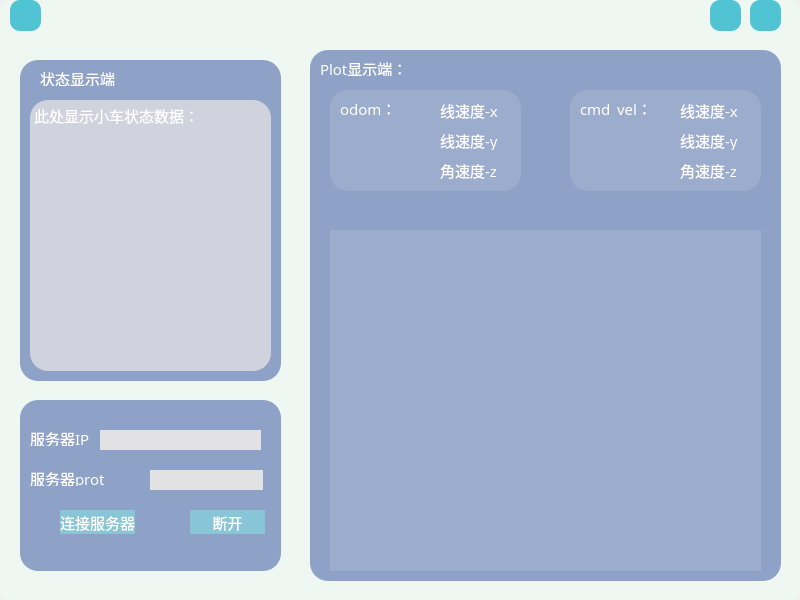
<?xml version="1.0" encoding="UTF-8"?>
<ui version="4.0">
 <class>MainWindow</class>
 <widget class="QMainWindow" name="MainWindow">
  <property name="geometry">
   <rect>
    <x>0</x>
    <y>0</y>
    <width>800</width>
    <height>600</height>
   </rect>
  </property>
  <property name="windowTitle">
   <string>MainWindow</string>
  </property>
  <widget class="QWidget" name="centralwidget">
   <widget class="QFrame" name="frame">
    <property name="geometry">
     <rect>
      <x>0</x>
      <y>0</y>
      <width>800</width>
      <height>601</height>
     </rect>
    </property>
    <property name="styleSheet">
     <string notr="true">*{
background:rgb(238, 247, 242);
font-size:15px;
font-family:Century Gothic,sans-serif;
}
QFrame#frame{
font-size:15px;
border-image : url(:/image/picture35.png);
}
QFrame{
font-size:15px;
border-radius:10px;
}
QPushButton{
background:rgba(255, 255, 255, 0);
color:#fff;
border-radius:15px;
}
QLineEdit{
border-radius:15px;
color:#03a9f4;
}
lineEdit_ip{
background:#03a9f4;
color:#fff;
border-radius:15px;
}
textBrowser{
background:rgb(238, 247, 242);
color:#fff;
border-radius:15px;
}</string>
    </property>
    <property name="frameShape">
     <enum>QFrame::StyledPanel</enum>
    </property>
    <property name="frameShadow">
     <enum>QFrame::Raised</enum>
    </property>
    <widget class="QFrame" name="frame_2">
     <property name="geometry">
      <rect>
       <x>310</x>
       <y>50</y>
       <width>471</width>
       <height>531</height>
      </rect>
     </property>
     <property name="styleSheet">
      <string notr="true">*{
background-color:rgba(255, 255, 255, 30);
font-size:15px;
font-family:Century Gothic,sans-serif;
}
QFrame#frame_2{
border-radius: 18px;
background-color:rgba(49, 78, 154, 130);
}
QFrame#frame_3{
border-radius: 18px;
}
QFrame#frame_4{
border-radius: 18px;
}
QLabel{
border-radius: 18px;
background-color:rgba(255, 255, 255, 0);
color:rgb(255, 255, 255)
}
QCheckBox{
border-radius: 18px;
background-color:rgba(255, 255, 255, 0);
color:rgb(255, 255, 255)
}

</string>
     </property>
     <property name="frameShape">
      <enum>QFrame::StyledPanel</enum>
     </property>
     <property name="frameShadow">
      <enum>QFrame::Raised</enum>
     </property>
     <widget class="PlotWidget" name="plotwidget" native="true">
      <property name="geometry">
       <rect>
        <x>20</x>
        <y>180</y>
        <width>431</width>
        <height>341</height>
       </rect>
      </property>
      <property name="sizePolicy">
       <sizepolicy hsizetype="Preferred" vsizetype="Preferred">
        <horstretch>1</horstretch>
        <verstretch>1</verstretch>
       </sizepolicy>
      </property>
      <property name="styleSheet">
       <string notr="true"/>
      </property>
     </widget>
     <widget class="QLabel" name="label_13">
      <property name="geometry">
       <rect>
        <x>10</x>
        <y>10</y>
        <width>81</width>
        <height>16</height>
       </rect>
      </property>
      <property name="text">
       <string>Plot显示端：</string>
      </property>
     </widget>
     <widget class="QFrame" name="frame_3">
      <property name="geometry">
       <rect>
        <x>260</x>
        <y>40</y>
        <width>191</width>
        <height>101</height>
       </rect>
      </property>
      <property name="frameShape">
       <enum>QFrame::StyledPanel</enum>
      </property>
      <property name="frameShadow">
       <enum>QFrame::Raised</enum>
      </property>
      <widget class="QCheckBox" name="checkBox_cva">
       <property name="geometry">
        <rect>
         <x>90</x>
         <y>70</y>
         <width>79</width>
         <height>20</height>
        </rect>
       </property>
       <property name="text">
        <string>角速度-z</string>
       </property>
      </widget>
      <widget class="QCheckBox" name="checkBox_cvy">
       <property name="geometry">
        <rect>
         <x>90</x>
         <y>40</y>
         <width>79</width>
         <height>20</height>
        </rect>
       </property>
       <property name="text">
        <string>线速度-y</string>
       </property>
      </widget>
      <widget class="QLabel" name="label">
       <property name="geometry">
        <rect>
         <x>10</x>
         <y>10</y>
         <width>71</width>
         <height>16</height>
        </rect>
       </property>
       <property name="text">
        <string>cmd_vel：</string>
       </property>
      </widget>
      <widget class="QCheckBox" name="checkBox_cvx">
       <property name="geometry">
        <rect>
         <x>90</x>
         <y>10</y>
         <width>79</width>
         <height>20</height>
        </rect>
       </property>
       <property name="text">
        <string>线速度-x</string>
       </property>
      </widget>
     </widget>
     <widget class="QFrame" name="frame_4">
      <property name="geometry">
       <rect>
        <x>20</x>
        <y>40</y>
        <width>191</width>
        <height>101</height>
       </rect>
      </property>
      <property name="frameShape">
       <enum>QFrame::StyledPanel</enum>
      </property>
      <property name="frameShadow">
       <enum>QFrame::Raised</enum>
      </property>
      <widget class="QCheckBox" name="checkBox_ova">
       <property name="geometry">
        <rect>
         <x>90</x>
         <y>70</y>
         <width>79</width>
         <height>20</height>
        </rect>
       </property>
       <property name="text">
        <string>角速度-z</string>
       </property>
      </widget>
      <widget class="QCheckBox" name="checkBox_ovy">
       <property name="geometry">
        <rect>
         <x>90</x>
         <y>40</y>
         <width>79</width>
         <height>20</height>
        </rect>
       </property>
       <property name="text">
        <string>线速度-y</string>
       </property>
      </widget>
      <widget class="QLabel" name="label_2">
       <property name="geometry">
        <rect>
         <x>10</x>
         <y>10</y>
         <width>71</width>
         <height>16</height>
        </rect>
       </property>
       <property name="text">
        <string>odom：</string>
       </property>
      </widget>
      <widget class="QCheckBox" name="checkBox_ovx">
       <property name="geometry">
        <rect>
         <x>90</x>
         <y>10</y>
         <width>79</width>
         <height>20</height>
        </rect>
       </property>
       <property name="text">
        <string>线速度-x</string>
       </property>
      </widget>
     </widget>
    </widget>
    <widget class="QFrame" name="frame_7">
     <property name="geometry">
      <rect>
       <x>20</x>
       <y>400</y>
       <width>261</width>
       <height>171</height>
      </rect>
     </property>
     <property name="styleSheet">
      <string notr="true">*{
background-color:#F1F0ED;
font-size:15px;
font-family:Century Gothic,sans-serif;
}
QFrame#frame_7{
border-radius: 18px;
background-color:rgba(49, 78, 154, 130);
}
QFrame{
border-radius: 18px;
}
QPushButton{
background:rgba(128, 252, 242, 100);
color:#fff;
border-radius:20px;
}
QLabel{
background:rgba(255, 255, 255, 0);
color:#fff;
border-radius:20px;
}</string>
     </property>
     <property name="frameShape">
      <enum>QFrame::StyledPanel</enum>
     </property>
     <property name="frameShadow">
      <enum>QFrame::Raised</enum>
     </property>
     <widget class="QPushButton" name="pushButton_close">
      <property name="geometry">
       <rect>
        <x>170</x>
        <y>110</y>
        <width>75</width>
        <height>24</height>
       </rect>
      </property>
      <property name="styleSheet">
       <string notr="true"/>
      </property>
      <property name="text">
       <string>断开</string>
      </property>
     </widget>
     <widget class="QPushButton" name="pushButton_link">
      <property name="geometry">
       <rect>
        <x>40</x>
        <y>110</y>
        <width>75</width>
        <height>24</height>
       </rect>
      </property>
      <property name="styleSheet">
       <string notr="true"/>
      </property>
      <property name="text">
       <string>连接服务器</string>
      </property>
     </widget>
     <widget class="QLineEdit" name="lineEdit_prot">
      <property name="geometry">
       <rect>
        <x>130</x>
        <y>70</y>
        <width>113</width>
        <height>20</height>
       </rect>
      </property>
      <property name="styleSheet">
       <string notr="true">QLineEdit{
background:#E2E1E4;
color:#61649F;
border-radius:15px;
}</string>
      </property>
     </widget>
     <widget class="QLineEdit" name="lineEdit_ip">
      <property name="geometry">
       <rect>
        <x>80</x>
        <y>30</y>
        <width>161</width>
        <height>20</height>
       </rect>
      </property>
      <property name="styleSheet">
       <string notr="true">QLineEdit{
background:#E2E1E4;
color:#61649F;
border-radius: 20px;
}</string>
      </property>
     </widget>
     <widget class="QLabel" name="label_19">
      <property name="geometry">
       <rect>
        <x>10</x>
        <y>30</y>
        <width>81</width>
        <height>16</height>
       </rect>
      </property>
      <property name="text">
       <string>服务器IP</string>
      </property>
     </widget>
     <widget class="QLabel" name="label_20">
      <property name="geometry">
       <rect>
        <x>10</x>
        <y>70</y>
        <width>81</width>
        <height>16</height>
       </rect>
      </property>
      <property name="text">
       <string>服务器prot</string>
      </property>
     </widget>
    </widget>
    <widget class="QFrame" name="frame_8">
     <property name="geometry">
      <rect>
       <x>20</x>
       <y>60</y>
       <width>261</width>
       <height>321</height>
      </rect>
     </property>
     <property name="styleSheet">
      <string notr="true">*{
background-color:#F1F0ED;
font-size:15px;
font-family:Century Gothic,sans-serif;
}
QFrame#frame_8{
border-radius: 18px;
background-color:rgba(49, 78, 154, 130);
}
QFrame{
border-radius: 18px;
}
QLabel#label_14{
border-radius: 18px;
background-color:rgba(255, 255, 255, 0);
color:rgb(255, 255, 255)
}
textBrowser{
background:rgb(238, 247, 242);
color:#fff;
border-radius:15px;
}</string>
     </property>
     <property name="frameShape">
      <enum>QFrame::StyledPanel</enum>
     </property>
     <property name="frameShadow">
      <enum>QFrame::Raised</enum>
     </property>
     <widget class="QTextBrowser" name="textBrowser">
      <property name="geometry">
       <rect>
        <x>10</x>
        <y>40</y>
        <width>241</width>
        <height>271</height>
       </rect>
      </property>
      <property name="styleSheet">
       <string notr="true">QTextBrowser{
border-radius: 18px;
background-color:rgba(226, 225, 228, 200);
color:rgb(255, 255, 255)
}</string>
      </property>
      <property name="html">
       <string>&lt;!DOCTYPE HTML PUBLIC &quot;-//W3C//DTD HTML 4.0//EN&quot; &quot;http://www.w3.org/TR/REC-html40/strict.dtd&quot;&gt;
&lt;html&gt;&lt;head&gt;&lt;meta name=&quot;qrichtext&quot; content=&quot;1&quot; /&gt;&lt;meta charset=&quot;utf-8&quot; /&gt;&lt;style type=&quot;text/css&quot;&gt;
p, li { white-space: pre-wrap; }
&lt;/style&gt;&lt;/head&gt;&lt;body style=&quot; font-family:'Century Gothic','sans-serif'; font-size:15px; font-weight:400; font-style:normal;&quot;&gt;
&lt;p style=&quot; margin-top:0px; margin-bottom:0px; margin-left:0px; margin-right:0px; -qt-block-indent:0; text-indent:0px;&quot;&gt;&lt;span style=&quot; font-size:15px;&quot;&gt;此处显示小车状态数据：&lt;/span&gt;&lt;/p&gt;&lt;/body&gt;&lt;/html&gt;</string>
      </property>
     </widget>
     <widget class="QLabel" name="label_14">
      <property name="geometry">
       <rect>
        <x>20</x>
        <y>10</y>
        <width>81</width>
        <height>16</height>
       </rect>
      </property>
      <property name="text">
       <string>状态显示端：</string>
      </property>
     </widget>
    </widget>
    <widget class="QPushButton" name="pushButton_share">
     <property name="geometry">
      <rect>
       <x>710</x>
       <y>0</y>
       <width>31</width>
       <height>31</height>
      </rect>
     </property>
     <property name="styleSheet">
      <string notr="true">QPushButton{
border-image :url(:/image/picture31.png);
background:#51C4D3;
color:#fff;
border-radius:10px;
}</string>
     </property>
     <property name="text">
      <string/>
     </property>
    </widget>
    <widget class="QPushButton" name="pushButton_close_ui">
     <property name="geometry">
      <rect>
       <x>750</x>
       <y>0</y>
       <width>31</width>
       <height>31</height>
      </rect>
     </property>
     <property name="styleSheet">
      <string notr="true">QPushButton{
border-image :url(:/image/picture19.png);
background:#51C4D3;
color:#fff;
border-radius:10px;
}</string>
     </property>
     <property name="text">
      <string/>
     </property>
    </widget>
    <widget class="QPushButton" name="pushButton_back">
     <property name="geometry">
      <rect>
       <x>10</x>
       <y>0</y>
       <width>31</width>
       <height>31</height>
      </rect>
     </property>
     <property name="styleSheet">
      <string notr="true">QPushButton{
border-image :url(:/image/picture7.png);
background:#51C4D3;
color:#fff;
border-radius:10px;
}</string>
     </property>
     <property name="text">
      <string/>
     </property>
    </widget>
   </widget>
  </widget>
 </widget>
 <customwidgets>
  <customwidget>
   <class>PlotWidget</class>
   <extends>QWidget</extends>
   <header>pyqtgraph</header>
   <container>1</container>
  </customwidget>
 </customwidgets>
 <resources>
  <include location="qt_source.qrc"/>
 </resources>
 <connections/>
</ui>
